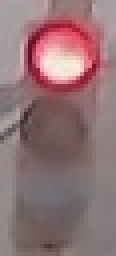
#> input picture Computer_Vision_Machine_Learning/Traffic_Light_Classifier/traffic_light_images/training/red/0166f90e-c685-4f0b-98ed-0c3fd338ff01.jpg, 29 x 64 px (shown 4 times larger)
$ python traffic_light_classifier.py
#> lines starting #> are read from the running program, lines starting #| are printed output that depends on the picture
### Computer_Vision_Machine_Learning/Traffic_Light_Classifier/helpers.py
# Helper functions

import os
import glob # library for loading images from a directory
import matplotlib.image as mpimg


# This function loads in images and their labels and places them in a list
# The list contains all images and their associated labels
# For example, after data is loaded, im_list[0][:] will be the first image-label pair in the list
def load_dataset(image_dir):

    # Populate this empty image list
#> called with image_dir = 'traffic_light_images/training/'
    im_list = []
    image_types = ["red", "yellow", "green"]

    # Iterate through each color folder
    for im_type in image_types:

        # Iterate through each image file in each image_type folder
        # glob reads in any image with the extension "image_dir/im_type/*"
        for file in glob.glob(os.path.join(image_dir, im_type, "*")):

            # Read in the image
            im = mpimg.imread(file)
#> im is the input picture: shape (64, 29, 3); mean R, G, B 144.6, 115.1, 117.4

            # Check if the image exists/if it's been correctly read-in
            if not im is None:
                # Append the image, and it's type (red, green, yellow) to the image list
                im_list.append((im, im_type))

    return im_list

### Computer_Vision_Machine_Learning/Traffic_Light_Classifier/test_functions.py
# All test code
import unittest
from IPython.display import Markdown, display


# Helper functions for printing markdown text (text in color/bold/etc)
def printmd(string):
    display(Markdown(string))

# Print a test failed message, given an error
def print_fail():
    printmd('**<span style="color: red;">TEST FAILED</span>**')

# Print a test passed message
def print_pass():
    printmd('**<span style="color: green;">TEST PASSED</span>**')


# A class holding all tests
class Tests(unittest.TestCase):


    # Tests the `one_hot_encode` function, which is passed in as an argument
    def test_one_hot(self, one_hot_function):

        # Test that the generated one-hot labels match the expected one-hot label
        # For all three cases (red, yellow, green)
        try:
            self.assertEqual([1,0,0], one_hot_function('red'))
            self.assertEqual([0,1,0], one_hot_function('yellow'))
            self.assertEqual([0,0,1], one_hot_function('green'))

        # If the function does *not* pass all 3 tests above, it enters this exception
        except self.failureException as e:
            # Print out an error message
            print_fail()
            print("Your function did not return the expected one-hot label.")
            print('\n'+str(e))
            return

        # Print out a "test passed" message
        print_pass()


    # Tests if any misclassified images are red but mistakenly classified as green
    # [19 lines left out: function test_red_as_green, not called in this run]

### Computer_Vision_Machine_Learning/Traffic_Light_Classifier/traffic_light_classifier.py
# -*- coding: utf-8 -*-
"""
Created on Mon Mar 30 20:02:59 2020

@author: nmazzilli24
"""

'''
Traffic Light Classifier
In this project, you’ll use your knowledge of computer vision techniques to build a classifier for images of traffic lights! You'll be given a dataset of traffic light images in which one of three lights is illuminated: red, yellow, or green.

In this notebook, you'll pre-process these images, extract features that will help us distinguish the different types of images, and use those features to classify the traffic light images into three classes: red, yellow, or green. The tasks will be broken down into a few sections:

Loading and visualizing the data. The first step in any classification task is to be familiar with your data; you'll need to load in the images of traffic lights and visualize them!

Pre-processing. The input images and output labels need to be standardized. This way, you can analyze all the input images using the same classification pipeline, and you know what output to expect when you eventually classify a new image.

Feature extraction. Next, you'll extract some features from each image that will help distinguish and eventually classify these images.

Classification and visualizing error. Finally, you'll write one function that uses your features to classify any traffic light image. This function will take in an image and output a label. You'll also be given code to determine the accuracy of your classification model.

Evaluate your model. To pass this project, your classifier must be >90% accurate and never classify any red lights as green; it's likely that you'll need to improve the accuracy of your classifier by changing existing features or adding new features. I'd also encourage you to try to get as close to 100% accuracy as possible!

Here are some sample images from the dataset (from left to right: red, green, and yellow traffic lights):

'''

'''
Here's what you need to know to complete the project:¶
Some template code has already been provided for you, but you'll need to implement additional code steps to successfully complete this project. Any code that is required to pass this project is marked with '(IMPLEMENTATION)' in the header. There are also a couple of questions about your thoughts as you work through this project, which are marked with '(QUESTION)' in the header. Make sure to answer all questions and to check your work against the project rubric to make sure you complete the necessary classification steps!

Your project submission will be evaluated based on the code implementations you provide, and on two main classification criteria. Your complete traffic light classifier should have:

Greater than 90% accuracy
Never classify red lights as green
1. Loading and Visualizing the Traffic Light Dataset
This traffic light dataset consists of 1484 number of color images in 3 categories - red, yellow, and green. As with most human-sourced data, the data is not evenly distributed among the types. There are:

904 red traffic light images
536 green traffic light images
44 yellow traffic light images
Note: All images come from this MIT self-driving car course and are licensed under a Creative Commons Attribution-ShareAlike 4.0 International License.
'''

import cv2 # computer vision library
import helpers # helper functions

import random
import numpy as np
import matplotlib.pyplot as plt
import matplotlib.image as mpimg # for loading in images

'''
Training and Testing Data¶
All 1484 of the traffic light images are separated into training and testing datasets.

80% of these images are training images, for you to use as you create a classifier.
20% are test images, which will be used to test the accuracy of your classifier.
All images are pictures of 3-light traffic lights with one light illuminated.
Define the image directories
First, we set some variables to keep track of some where our images are stored:

IMAGE_DIR_TRAINING: the directory where our training image data is stored
IMAGE_DIR_TEST: the directory where our test image data is stored
'''
# Image data directories
IMAGE_DIR_TRAINING = "traffic_light_images/training/"
IMAGE_DIR_TEST = "traffic_light_images/test/"

'''
Load the datasets
These first few lines of code will load the training traffic light images and store all of them in a variable, IMAGE_LIST. This list contains the images and their associated label ("red", "yellow", "green").

You are encouraged to take a look at the load_dataset function in the helpers.py file. This will give you a good idea about how lots of image files can be read in from a directory using the glob library. The load_dataset function takes in the name of an image directory and returns a list of images and their associated labels.

For example, the first image-label pair in IMAGE_LIST can be accessed by index: IMAGE_LIST[0][:].
'''

# Using the load_dataset function in helpers.py
# Load training data
IMAGE_LIST = helpers.load_dataset(IMAGE_DIR_TRAINING)

'''
2. Pre-process the Data
After loading in each image, you have to standardize the input and output!

Input
This means that every input image should be in the same format, of the same size, and so on. We'll be creating features by performing the same analysis on every picture, and for a classification task like this, it's important that similar images create similar features!

Output
We also need the output to be a label that is easy to read and easy to compare with other labels. It is good practice to convert categorical data like "red" and "green" to numerical data.

A very common classification output is a 1D list that is the length of the number of classes - three in the case of red, yellow, and green lights - with the values 0 or 1 indicating which class a certain image is. For example, since we have three classes (red, yellow, and green), we can make a list with the order: [red value, yellow value, green value]. In general, order does not matter, we choose the order [red value, yellow value, green value] in this case to reflect the position of each light in descending vertical order.

A red light should have the label: [1, 0, 0]. Yellow should be: [0, 1, 0]. Green should be: [0, 0, 1]. These labels are called one-hot encoded labels.

(Note: one-hot encoding will be especially important when you work with machine learning algorithms).

'''

'''
(IMPLEMENTATION): Standardize the input images
Resize each image to the desired input size: 32x32px.
(Optional) You may choose to crop, shift, or rotate the images in this step as well.
It's very common to have square input sizes that can be rotated (and remain the same size), and analyzed in smaller, square patches. It's also important to make all your images the same size so that they can be sent through the same pipeline of classification steps!

'''

# This function should take in an RGB image and return a new, standardized version
def standardize_input(image):

    ## TODO: Resize image and pre-process so that all "standard" images are the same size
    standard_im = np.copy(image)
    blur = cv2.bilateralFilter(standard_im,9,100,100)
    # Define the masked area
    image_x = 32
    image_y = 32
    standard_im = cv2.resize(blur, (image_x,image_y), interpolation = cv2.INTER_AREA)

    return standard_im

'''
Standardize the output
With each loaded image, we also specify the expected output. For this, we use one-hot encoding.

One-hot encode the labels. To do this, create an array of zeros representing each class of traffic light (red, yellow, green), and set the index of the expected class number to 1.
Since we have three classes (red, yellow, and green), we have imposed an order of: [red value, yellow value, green value]. To one-hot encode, say, a yellow light, we would first initialize an array to [0, 0, 0] and change the middle value (the yellow value) to 1: [0, 1, 0].

'''

## TODO: One hot encode an image label
## Given a label - "red", "green", or "yellow" - return a one-hot encoded label

# Examples:
# one_hot_encode("red") should return: [1, 0, 0]
# one_hot_encode("yellow") should return: [0, 1, 0]
# one_hot_encode("green") should return: [0, 0, 1]

def one_hot_encode(label):

    ## TODO: Create a one-hot encoded label that works for all classes of traffic lights
    if label == 'red':
        one_hot_encoded = [1, 0, 0]
    elif label == 'yellow':
        one_hot_encoded = [0, 1, 0]
    elif label == 'green':
        one_hot_encoded = [0, 0, 1]
    else:
        one_hot_encoded = [1, 0, 0]

    return one_hot_encoded

# Importing the tests
import test_functions
tests = test_functions.Tests()

# Test for one_hot_encode function
tests.test_one_hot(one_hot_encode)

'''
Construct a STANDARDIZED_LIST of input images and output labels.
This function takes in a list of image-label pairs and outputs a standardized list of resized images and one-hot encoded labels.

This uses the functions you defined above to standardize the input and output, so those functions must be complete for this standardization to work!
'''

def standardize(image_list):

    # Empty image data array
    standard_list = []

    # Iterate through all the image-label pairs
    for item in image_list:
        image = item[0]
        label = item[1]

        # Standardize the image
        standardized_im = standardize_input(image)

        # One-hot encode the label
        one_hot_label = one_hot_encode(label)

        # Append the image, and it's one hot encoded label to the full, processed list of image data
        standard_list.append((standardized_im, one_hot_label))
#> this loop made 4 passes
#> pass 1, in standardize_input, `blur = cv2.bilateralFilter(standard_im,9,100,100)`:
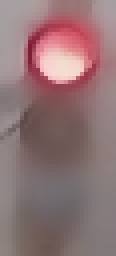
#> blur: shape (64, 29, 3) (shown 4 times larger); mean R, G, B 144.6, 115.5, 117.7
#> pass 1, in standardize_input, `standard_im = cv2.resize(blur, (image_x,image_y), interpolation = cv2...`:
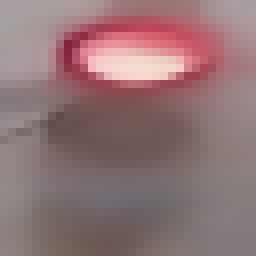
#> standard_im: shape (32, 32, 3) (shown 8 times larger); mean R, G, B 144.6, 115.5, 117.7
#> pass 2, in standardize, `image = item[0]`:
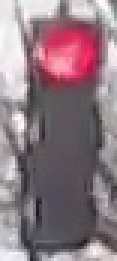
#> image: shape (87, 39, 3) (shown 3 times larger); mean R, G, B 141.7, 121.4, 129.6

    return standard_list

# Standardize all training images
STANDARDIZED_LIST = standardize(IMAGE_LIST)

'''
3. Feature Extraction
You'll be using what you now about color spaces, shape analysis, and feature construction to create features that help distinguish and classify the three types of traffic light images.

You'll be tasked with creating one feature at a minimum (with the option to create more). The required feature is a brightness feature using HSV color space:

A brightness feature.

Using HSV color space, create a feature that helps you identify the 3 different classes of traffic light.
You'll be asked some questions about what methods you tried to locate this traffic light, so, as you progress through this notebook, always be thinking about your approach: what works and what doesn't?
(Optional): Create more features!

Any more features that you create are up to you and should improve the accuracy of your traffic light classification algorithm! One thing to note is that, to pass this project you must never classify a red light as a green light because this creates a serious safety risk for a self-driving car. To avoid this misclassification, you might consider adding another feature that specifically distinguishes between red and green lights.

These features will be combined near the end of his notebook to form a complete classification algorithm.
'''

'''
Creating a brightness feature
There are a number of ways to create a brightness feature that will help you characterize images of traffic lights, and it will be up to you to decide on the best procedure to complete this step. You should visualize and test your code as you go.

Pictured below is a sample pipeline for creating a brightness feature (from left to right: standardized image, HSV color-masked image, cropped image, brightness feature):
'''

## TODO: Create a brightness feature that takes in an RGB image and outputs a feature vector and/or value
## This feature should use HSV colorspace values
def create_feature(rgb_image):

    ## TODO: Convert image to HSV color space
    hsv = cv2.cvtColor(rgb_image, cv2.COLOR_RGB2HSV)
    ## TODO: Create and return a feature value and/or vector
    height = 32
    width = 32
    area = height*width
    # np.mean(rgb_image[:,:,0]) gets same value
    h = hsv[:,:,0]
    s = hsv[:,:,1]
    v = hsv[:,:,2]
    h_sum = np.sum(h)
    h_avg = h_sum / area
    s_sum = np.sum(s)
    s_avg = s_sum/area
    v_sum = np.sum(v)
    v_avg = v_sum/area


    # Feature vector along the axis = 1 over all columns
    # Sum the V component over all columns (axis = 1)
    v_sum_cols = np.sum(v[:,:], axis=1) / width

    v_avg_cols = (max(v_sum_cols)+min(v_sum_cols)) / 2
    lower = np.array([0, 0, 0])
    upper = np.array([179, 255, int(v_avg_cols)])
    #############################
    # Mask the image
    #############################

    mask = cv2.inRange(rgb_image,lower,upper)
    masked_image = np.copy(rgb_image)
    masked_image[mask != 0] = [0, 0, 0]
    # Isolate the masked image V component

    masked_hsv = cv2.cvtColor(masked_image, cv2.COLOR_RGB2HSV)
    gray = cv2.cvtColor(masked_hsv, cv2.COLOR_BGR2GRAY)
    gray = cv2.GaussianBlur(gray,(3,3),cv2.BORDER_DEFAULT)
    (minVal, maxVal, minLoc, maxLoc) = cv2.minMaxLoc(gray)

    x_min = minLoc[0]
    y_min = minLoc[1]
    x_max = maxLoc[0]
    y_max = maxLoc[1]

    feature = [h_avg,s_avg,v_avg,minVal,maxVal,x_min,y_min,x_max,y_max]


    return feature

'''

This code found features to see if red/yellow/green had any easy mechanism to filter
feature = []

for idx in range(len((STANDARDIZED_LIST))):
    test_im = STANDARDIZED_LIST[idx][0]
    test_vec = create_feature(test_im)
    feature.append(test_vec)

h_array_g = []
s_array_g = []
v_array_g = []
h_array_r = []
s_array_r = []
v_array_r = []
h_array_y = []
s_array_y = []
v_array_y = []
# "red", "green", or "yellow"
for idx in range(len(feature)):
    selected_label = STANDARDIZED_LIST[idx][1]
    test_vec = feature[idx]
    if selected_label == [1, 0, 0]:
        h_array_r.append(test_vec[0])
        s_array_r.append(test_vec[1])
        v_array_r.append(test_vec[2])
    elif selected_label == [0, 1, 0]:
        h_array_y.append(test_vec[0])
        s_array_y.append(test_vec[1])
        v_array_y.append(test_vec[2])
    else:
        h_array_g.append(test_vec[0])
        s_array_g.append(test_vec[1])
        v_array_g.append(test_vec[2])

print('Green H Stats')
print('Mean : ' + str(np.mean(h_array_g)))
print('Std Dev: ' + str(np.std(h_array_g)))
print('Green S Stats')
print('Mean : ' + str(np.mean(s_array_g)))
print('Std Dev: ' + str(np.std(s_array_g)))
print('Green V Stats')
print('Mean : ' + str(np.mean(v_array_g)))
print('Std Dev: ' + str(np.std(v_array_g)))

print()
print('Red H Stats')
print('Mean : ' + str(np.mean(h_array_r)))
print('Std Dev: ' + str(np.std(h_array_r)))
print('Red S Stats')
print('Mean : ' + str(np.mean(s_array_r)))
print('Std Dev: ' + str(np.std(s_array_r)))
print('Red V Stats')
print('Mean : ' + str(np.mean(v_array_r)))
print('Std Dev: ' + str(np.std(v_array_r)))

print()
print('Yellow H Stats')
print('Mean : ' + str(np.mean(h_array_y)))
print('Std Dev: ' + str(np.std(h_array_y)))
print('Yellow S Stats')
print('Mean : ' + str(np.mean(s_array_y)))
print('Std Dev: ' + str(np.std(s_array_y)))
print('Yellow V Stats')
print('Mean : ' + str(np.mean(v_array_y)))
print('Std Dev: ' + str(np.std(v_array_y)))

#Nothing from stats allows for easy filter we need to find the bright spot locaiton in image


'''


'''
4. Classification and Visualizing Error
Using all of your features, write a function that takes in an RGB image and, using your extracted features, outputs whether a light is red, green or yellow as a one-hot encoded label. This classification function should be able to classify any image of a traffic light!

You are encouraged to write any helper functions or visualization code that you may need, but for testing the accuracy, make sure that this estimate_label function returns a one-hot encoded label.
'''


# This function should take in RGB image input
# Analyze that image using your feature creation code and output a one-hot encoded label
def estimate_label(rgb_image):

    ## TODO: Extract feature(s) from the RGB image and use those features to
    ## classify the image and output a one-hot encoded label
    hsv_array = create_feature(rgb_image)
    #   feature = [h_avg,s_avg,v_avg,minVal,maxVal,x_min,y_min,x_max,y_max]
    # [red, yellow, green]: [1, 0, 0]
    '''

    '''
    green_y_beg = 21
    green_y_end = 32
    yellow_y_beg = 11
    yellow_y_end = 21
    red_y_beg = 0
    red_y_end = 11

    if hsv_array[8] >= red_y_beg and hsv_array[8] <= red_y_end:
         predicted_label = [1, 0, 0]
    elif hsv_array[8] >= green_y_beg and hsv_array[8] <= green_y_end:
        predicted_label = [0, 0, 1]
    else:
        predicted_label = [0, 1, 0]

    return predicted_label


'''
Testing the classifier¶
Here is where we test your classification algorithm using our test set of data that we set aside at the beginning of the notebook! This project will be complete once you've pogrammed a "good" classifier.

A "good" classifier in this case should meet the following criteria (and once it does, feel free to submit your project):

Get above 90% classification accuracy.
Never classify a red light as a green light.
Test dataset
Below, we load in the test dataset, standardize it using the standardize function you defined above, and then shuffle it; this ensures that order will not play a role in testing accuracy.
'''

# Using the load_dataset function in helpers.py
# Load test data
TEST_IMAGE_LIST = helpers.load_dataset(IMAGE_DIR_TEST)

# Standardize the test data
STANDARDIZED_TEST_LIST = standardize(TEST_IMAGE_LIST)
#> the loop in standardize (call 2), `for item in image_list:` made 4 passes
#> pass 2, in standardize_input (call 6), `standard_im = cv2.resize(blur, (image_x,image_y), interpolation = cv2...`:
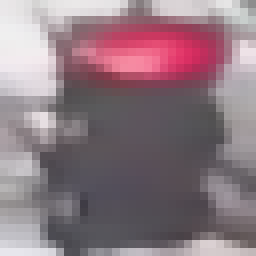
#> standard_im: shape (32, 32, 3) (shown 8 times larger); mean R, G, B 141.7, 121.3, 129.6
#> pass 3, in standardize_input (call 7), `blur = cv2.bilateralFilter(standard_im,9,100,100)`:
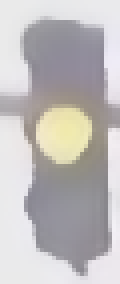
#> blur: shape (71, 30, 3) (shown 4 times larger); mean R, G, B 191.3, 188.1, 188
#> pass 3, in standardize_input (call 7), `standard_im = cv2.resize(blur, (image_x,image_y), interpolation = cv2...`:
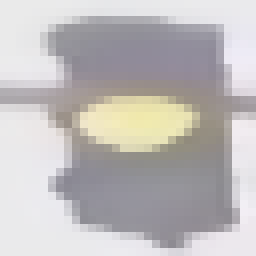
#> standard_im: shape (32, 32, 3) (shown 8 times larger); mean R, G, B 191.3, 188.1, 188

# Shuffle the standardized test data
random.shuffle(STANDARDIZED_TEST_LIST)

'''
Determine the Accuracy
Compare the output of your classification algorithm (a.k.a. your "model") with the true labels and determine the accuracy.

This code stores all the misclassified images, their predicted labels, and their true labels, in a list called MISCLASSIFIED. This code is used for testing and should not be changed.
'''

# Constructs a list of misclassified images given a list of test images and their labels
# This will throw an AssertionError if labels are not standardized (one-hot encoded)

def get_misclassified_images(test_images):
    # Track misclassified images by placing them into a list
    misclassified_images_labels = []

    # Iterate through all the test images
    # Classify each image and compare to the true label
    for image in test_images:

        # Get true data
        im = image[0]
        true_label = image[1]
        assert(len(true_label) == 3), "The true_label is not the expected length (3)."

        # Get predicted label from your classifier
        predicted_label = estimate_label(im)
        assert(len(predicted_label) == 3), "The predicted_label is not the expected length (3)."

        # Compare true and predicted labels
        if(predicted_label != true_label):
            # If these labels are not equal, the image has been misclassified
            misclassified_images_labels.append((im, predicted_label, true_label))
#> this loop made 4 passes
#> pass 1, in create_feature, `h = hsv[:,:,0]`:
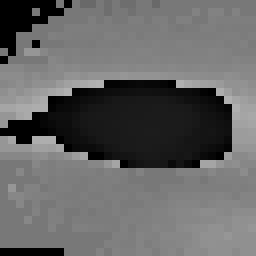
#> h: shape (32, 32) (shown 8 times larger); min 0, max 177, mean 101.5
#> (the rest of the program and of its run is left out)
